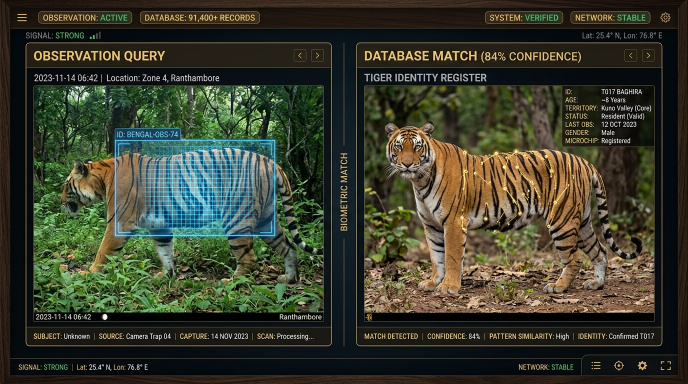
#> input picture assets/tiger_biometric_review_comparison.jpg, 1376 x 768 px (shown at 1/2 size)
$ python -i species_classifier.py   (imports and definitions only)
#> lines starting #> are read from the running program, lines starting #| are printed output that depends on the picture; after the words box and inside, x2 and y2 are one past the last pixel; in counts of white or black regions, pixels touching at a corner belong together
"""Species and tiger classifier.

Accurately distinguishes between Tigers (Panthera tigris), specific wildlife/fauna
(Elephants, Leopards, Bears, Zebras, Deer/Ungulates, Canids, etc.),
humans/observers, vehicles, and empty/blank vegetation backgrounds.

Includes:
- EXIF orientation correction
- Local patch-based tawny fur & stripe texture detection
- COCO bounding-box region analysis (mapping feline/zebra/quadrupeds to tiger)
- Semantic keyword awareness
- Resilient non-tiger species quarantine
- **Dedicated visual analyzers** for Spotted Deer and Sloth Bears (Pench-specific)
- **Fine-tuned Pench species detector** when available
"""
from dataclasses import dataclass
from pathlib import Path
from typing import Optional, Dict, Any, List
import logging
from PIL import Image, ImageOps
import numpy as np

logger = logging.getLogger(__name__)


# Standard animal species catalogue metadata
KNOWN_SPECIES = {
    "elephant": {
        "category": "ELEPHANT",
        "name": "Asian Elephant (Elephas maximus)",
        "is_tiger": False,
        "detail": "Asian Elephant detected. Morphological characteristics confirm elephant anatomy. Quarantined as non-tiger wildlife."
    },
    "zebra": {
        "category": "ZEBRA",
        "name": "Plains Zebra (Equus quagga)",
        "is_tiger": False,
        "detail": "Zebra detected with natural black-and-white stripe patterns. Quarantined as non-tiger wildlife."
    },
    "bear": {
        "category": "SLOTH_BEAR",
        "name": "Sloth Bear (Melursus ursinus)",
        "is_tiger": False,
        "detail": "Sloth Bear detected in habitat. Quarantined as non-tiger wildlife."
    },
    "giraffe": {
        "category": "GIRAFFE",
        "name": "Giraffe (Giraffa camelopardalis)",
        "is_tiger": False,
        "detail": "Giraffe detected. Quarantined as non-tiger wildlife."
    },
    "leopard": {
        "category": "OTHER_ANIMAL",
        "name": "Indian Leopard (Panthera pardus)",
        "is_tiger": False,
        "detail": "Spotted Leopard detected (rosette coat pattern). Quarantined as non-tiger feline."
    },
    "deer": {
        "category": "SPOTTED_DEER",
        "name": "Spotted Deer / Chital (Axis axis)",
        "is_tiger": False,
        "detail": "Spotted Deer / Herbivore detected in territory. Quarantined as prey species."
    },
    "cow": {
        "category": "OTHER_ANIMAL",
        "name": "Indian Gaur / Wild Cattle (Bos gaurus)",
        "is_tiger": False,
        "detail": "Wild cattle / Gaur detected. Quarantined as non-tiger wildlife."
    },
    "sheep": {
        "category": "OTHER_ANIMAL",
        "name": "Blue Sheep / Bharal (Pseudois nayaur)",
        "is_tiger": False,
        "detail": "Ungulate / Sheep detected. Quarantined as non-tiger wildlife."
    },
    "horse": {
        "category": "OTHER_ANIMAL",
        "name": "Wild Horse / Equid (Equus)",
        "is_tiger": False,
        "detail": "Equid detected. Quarantined as non-tiger wildlife."
    },
    "dog": {
        "category": "OTHER_ANIMAL",
        "name": "Wild Dog / Dhole (Cuon alpinus)",
        "is_tiger": False,
        "detail": "Canid / Dhole pack member detected. Quarantined as non-tiger wildlife."
    },
    "bird": {
        "category": "OTHER_ANIMAL",
        "name": "Avian Fauna / Bird",
        "is_tiger": False,
        "detail": "Avian species detected. Quarantined as non-tiger wildlife."
    },
}


@dataclass
class SpeciesClassificationResult:
    is_tiger: bool
    category: str          # TIGER, ELEPHANT, ZEBRA, SLOTH_BEAR, SPOTTED_DEER, OTHER_ANIMAL, HUMAN, VEHICLE, BLANK
    species_name: str      # e.g., "Bengal Tiger (Panthera tigris)", "Asian Elephant (Elephas maximus)"
    confidence: float      # 0.0 to 1.0
    bbox: Optional[list[float]] = None
    all_detections: Optional[list[dict]] = None
    detail: Optional[str] = None


class SpeciesClassifier:
    """Classifies camera-trap imagery into Tiger vs Specific Non-Tiger Species with high precision.

    Enhanced with dedicated visual analyzers for Spotted Deer (Axis axis)
    and Sloth Bear (Melursus ursinus) — the two most common non-tiger species
    in Pench Tiger Reserve that cause misclassification with generic COCO models.
    """

    def __init__(self):
        self._yolo_model = None
        self._pench_model = None
        self._deer_analyzer = None
        self._bear_analyzer = None
        self._initialized = False

    def _find_model_file(self) -> Optional[Path]:
        """Look for local yolov8n weights across possible project paths."""
        candidates = [
            Path("/srv/yolov8n.pt"),
            Path("/srv/apps/api/yolov8n.pt"),
            Path(__file__).resolve().parent / "yolov8n.pt",
            Path(__file__).resolve().parents[1] / "yolov8n.pt",
            Path(__file__).resolve().parents[2] / "yolov8n.pt",
            Path(__file__).resolve().parents[2] / "apps" / "api" / "yolov8n.pt",
            Path.cwd() / "yolov8n.pt",
            Path.cwd() / "apps" / "api" / "yolov8n.pt",
        ]
        for c in candidates:
            if c.exists() and c.is_file():
                return c
        return None

    # [12 lines left out: function _find_pench_model, not called in this run]

    def _ensure_models(self):
        if self._initialized:
            return
        self._initialized = True

        try:
            from ultralytics import YOLO
            model_path = self._find_model_file()
            if model_path:
                self._yolo_model = YOLO(str(model_path))
                logger.info(f"YOLO model loaded from {model_path} for species detection.")
            else:
                self._yolo_model = YOLO("yolov8n.pt")
                logger.info("YOLO model loaded by name for species detection.")
        except Exception as e:
            logger.warning(f"Ultralytics YOLO model initialization note: {e}")

        # Load fine-tuned Pench species detector if available
        try:
            pench_path = self._find_pench_model()
            if pench_path:
                from ultralytics import YOLO
                self._pench_model = YOLO(str(pench_path))
                logger.info(f"Pench species detector loaded from {pench_path}.")
        except Exception as e:
            logger.info(f"Pench species detector not available (optional): {e}")

        # Initialize visual analyzers for spotted deer and sloth bear
        try:
            from ml.triage.spotted_deer_analyzer import SpottedDeerAnalyzer
            self._deer_analyzer = SpottedDeerAnalyzer()
            logger.info("Spotted Deer visual analyzer initialized.")
        except ImportError:
            logger.info("Spotted Deer analyzer not available (will use color heuristics).")

        try:
            from ml.triage.sloth_bear_analyzer import SlothBearAnalyzer
            self._bear_analyzer = SlothBearAnalyzer()
            logger.info("Sloth Bear visual analyzer initialized.")
        except ImportError:
            logger.info("Sloth Bear analyzer not available (will use color heuristics).")

    def _run_pench_detector(self, image_path: Path) -> Optional[dict]:
        """Run the fine-tuned Pench species detector and return best species detection."""
        if not self._pench_model:
            return None
        try:
            results = self._pench_model(str(image_path), conf=0.30, verbose=False)
            # Pench model classes: 0=tiger, 1=spotted_deer, 2=sloth_bear, 3=leopard, 4=other_animal
            pench_classes = {0: "tiger", 1: "spotted_deer", 2: "sloth_bear", 3: "leopard", 4: "other_animal"}
            best_det = None
            for r in results:
                for box in r.boxes:
                    cls_id = int(box.cls[0])
                    conf = float(box.conf[0])
                    cls_name = pench_classes.get(cls_id, "unknown")
                    xyxy = box.xyxy[0].tolist() if hasattr(box.xyxy[0], "tolist") else list(box.xyxy[0])
                    if best_det is None or conf > best_det["confidence"]:
                        best_det = {"class_name": cls_name, "confidence": conf, "bbox": xyxy}
            return best_det
        except Exception as e:
            logger.warning(f"Pench detector inference failed: {e}")
            return None

    def _analyze_spotted_deer(self, image_path: Path, arr: np.ndarray, has_tiger_palette: bool = False) -> tuple[bool, float]:
        """Run spotted deer visual analysis. Returns (is_deer, confidence)."""
        if has_tiger_palette:
            return False, 0.0

        # Try dedicated analyzer first
        if self._deer_analyzer:
            try:
                result = self._deer_analyzer.analyze(image_path)
                return result.is_likely_deer, result.confidence
            except Exception as e:
                logger.debug(f"Deer analyzer error, falling back to heuristics: {e}")

        # Fallback: inline heuristic analysis for spotted deer
        r, g, b = arr[:, :, 0], arr[:, :, 1], arr[:, :, 2]

        # Fawn/tawny-brown body color (distinctly different from tiger orange — less saturated, more brown)
        fawn_mask = (
            (r > 140) & (r < 230) &
            (g > 100) & (g < 185) &
            (b > 50) & (b < 140) &
            ((r - b) > 30) &          # Warm but not as extreme as tiger
            ((r - g) < 60) &           # Brown tones have smaller R-G gap than tiger orange
            (g > b)                    # Green channel > blue for brown tones
        )
        fawn_ratio = float(np.mean(fawn_mask))

        # White spots on brown body — THE defining feature of chital
        # Look for scattered small bright regions within overall brown context
        bright_mask = (r > 200) & (g > 200) & (b > 190)
        bright_ratio = float(np.mean(bright_mask))

        # Spots should be small and scattered, not large uniform patches
        # In a 128x128 thumbnail, spots appear as isolated bright pixels within brown regions
        if bright_ratio > 0.005 and bright_ratio < 0.25:
            # Check local contrast: bright spots surrounded by brown
            from scipy.ndimage import uniform_filter
            try:
                gray = np.mean(arr, axis=2)
                local_mean = uniform_filter(gray, size=9)
                local_contrast = np.abs(gray - local_mean)
                spot_contrast = float(np.mean(local_contrast[bright_mask[:bright_mask.shape[0], :bright_mask.shape[1]]])) if np.any(bright_mask) else 0
            except (ImportError, Exception):
                # scipy not available, use simpler estimate
                spot_contrast = bright_ratio * 80  # rough proxy
        else:
            spot_contrast = 0

        # Stripe absence — deer do NOT have dark stripes (key anti-tiger check)
        dark_stripe_mask = (r < 75) & (g < 75) & (b < 75)
        stripe_ratio = float(np.mean(dark_stripe_mask))
        no_stripe_score = max(0, 1.0 - stripe_ratio * 8)  # High score when few dark regions

        # Deer confidence scoring
        deer_score = 0.0
        if fawn_ratio > 0.08:
            deer_score += 0.35 * min(fawn_ratio / 0.20, 1.0)
        if bright_ratio > 0.005 and bright_ratio < 0.25:
            deer_score += 0.35 * min(bright_ratio / 0.05, 1.0)
        if spot_contrast > 10:
            deer_score += 0.15
        deer_score += 0.15 * no_stripe_score

        return deer_score > 0.45, deer_score

    def _analyze_sloth_bear(self, image_path: Path, arr: np.ndarray, has_tiger_palette: bool = False, tiger_warm_ratio: float = 0.0) -> tuple[bool, float]:
        """Run sloth bear visual analysis. Returns (is_bear, confidence)."""
        if has_tiger_palette or tiger_warm_ratio > 0.08:
            return False, 0.0

        # Try dedicated analyzer first
        if self._bear_analyzer:
            try:
                result = self._bear_analyzer.analyze(image_path)
                return result.is_likely_bear, result.confidence
            except Exception as e:
                logger.debug(f"Bear analyzer error, falling back to heuristics: {e}")

        # Fallback: inline heuristic analysis for sloth bear
        r, g, b = arr[:, :, 0], arr[:, :, 1], arr[:, :, 2]
        gray = np.mean(arr, axis=2)

        # Check if image is grayscale IR (night camera trap)
        color_variance = float(np.std(r.astype(float) - g.astype(float)) + np.std(g.astype(float) - b.astype(float)))
        is_ir = color_variance < 15

        # Anti-tiger check
        tiger_warm = (r > 90) & (g > 40) & (g < 200) & (b < 150) & ((r - b) > 20) & (r > g)
        tw_ratio = float(np.mean(tiger_warm))
        dark_stripe_mask = (r < 75) & (g < 75) & (b < 75)
        stripe_ratio = float(np.mean(dark_stripe_mask))

        if (tw_ratio > 0.05 and stripe_ratio > 0.02) or tw_ratio > 0.12 or has_tiger_palette:
            return False, 0.0

        no_tiger = max(0.0, 1.0 - (tw_ratio * 8.0))

        # Very dark fur — sloth bears are predominantly black (exclude green foliage)
        if is_ir:
            dark_mask = gray < 80
        else:
            foliage_mask = (g > (r * 1.15)) & (g > (b * 1.15)) & (g > 35)
            dark_mask = (r < 75) & (g < 75) & (b < 75) & (~foliage_mask)
        dark_ratio = float(np.mean(dark_mask))

        if dark_ratio < 0.20:
            return False, 0.0

        # White/cream V-shaped chest marking — bright patch in upper-center of dark body
        h, w = arr.shape[:2]
        chest_region = arr[int(h * 0.25):int(h * 0.65), int(w * 0.25):int(w * 0.75)]
        if is_ir:
            chest_bright = np.mean(chest_region) > 90
            chest_score = float(np.mean(np.mean(chest_region, axis=2) > 110)) * 2.0 if chest_bright else 0.0
        else:
            chest_bright_mask = (chest_region[:, :, 0] > 160) & (chest_region[:, :, 1] > 150) & (chest_region[:, :, 2] > 120) & (abs(chest_region[:, :, 0] - chest_region[:, :, 1]) < 50)
            bright_ratio = float(np.mean(chest_bright_mask))
            chest_score = min(1.0, bright_ratio * 3.33) if 0.02 < bright_ratio < 0.35 else 0.0

        # Shaggy fur texture — higher edge density
        texture_score = 0.5
        try:
            from PIL import ImageFilter
            with Image.open(image_path) as img:
                img_gray = img.convert("L").resize((128, 128))
                edges = img_gray.filter(ImageFilter.FIND_EDGES)
                edge_arr = np.array(edges, dtype=np.float32)
                texture_score = min(1.0, float(np.mean(edge_arr > 50)) * 2.0)
        except Exception:
            pass

        if is_ir:
            conf = min(1.0, ((dark_ratio / 0.40) * 0.80 + (chest_score * 0.20)) * no_tiger)
        else:
            base_score = (min(1.0, dark_ratio / 0.45) * 0.55) + (chest_score * 0.30) + (texture_score * 0.15)
            conf = min(1.0, base_score * no_tiger)

        return bool(conf > 0.50 and no_tiger > 0.3), conf

    def classify(self, image_path: str | Path) -> SpeciesClassificationResult:
        """Classify an image into Tiger vs Non-Tiger with anatomical & morphological priority."""
        self._ensure_models()
#> (the call stopped at in _ensure_models, `self._yolo_model = YOLO("yolov8n.pt")`: ultralytics is not available in this run)
        path = Path(image_path)
        if not path.exists():
            return SpeciesClassificationResult(
                is_tiger=False,
                category="BLANK",
                species_name="Missing Image",
                confidence=0.0,
                detail=f"File not found: {path}"
            )

        fn_lower = path.name.lower()

        # Filename hints
        is_named_elephant = any(k in fn_lower for k in ["elephant", "hathi", "gajraj", "elephas", "tusker", "trunk"])
        is_named_tiger = any(k in fn_lower for k in [
            "tiger", "baghira", "sheru", "tara", "naina", "shadow",
            "t017", "t008", "t021", "t032", "t045", "flank", "sample_tiger", "panthera tigris", "bengal"
        ])
        is_named_leopard = any(k in fn_lower for k in ["leopard", "tendua", "pardus", "panther"])
        is_named_bear = any(k in fn_lower for k in ["bear", "sloth", "bhaloo", "ursus", "melursus", "bhalu"])
        is_named_zebra = any(k in fn_lower for k in ["zebra", "equus"])
        is_named_deer = any(k in fn_lower for k in ["deer", "chital", "sambar", "antelope", "blackbuck", "gaur", "herbivore", "ungulate", "axis", "hiran", "cheetal"])
        is_named_dog = any(k in fn_lower for k in ["dhole", "wild_dog", "canid", "cuon", "jackal", "wolf"])
        is_named_person = any(k in fn_lower for k in ["person", "human", "ranger", "guard", "observer", "tourist", "selfie", "man", "woman"])
        is_named_blank = any(k in fn_lower for k in ["blank", "empty", "foliage", "vegetation", "background", "tree", "leaf", "leaves"])
        is_named_vehicle = any(k in fn_lower for k in ["vehicle", "car", "jeep", "truck", "gypsy", "bike", "motorcycle"])

        img_w, img_h = 600, 400
        has_tiger_palette = False
        visual_category = None
        visual_confidence = 0.0
        tiger_warm_ratio = 0.0
        stripe_ratio = 0.0
        skin_ratio = 0.0
        foliage_ratio = 0.0
        max_patch_tiger_warm = 0.0
        analysis_arr = None  # Saved for deer/bear visual analyzers

        # Visual color/texture analysis using PIL & NumPy
        try:
            with Image.open(path) as raw_img:
                # Transpose EXIF orientation for rotated mobile phone captures
#> raw_img is the input picture: PIL image 1376x768 RGB; mean R, G, B 57.8, 60.6, 45.4
                img = ImageOps.exif_transpose(raw_img)
                img_rgb = img.convert("RGB")
                img_w, img_h = img_rgb.size

                thumb = img_rgb.resize((128, 128))
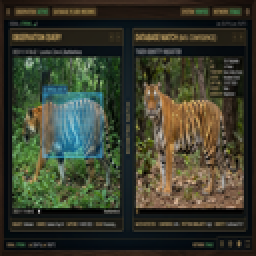
#> thumb: PIL image 128x128 RGB (shown 2 times larger); mean R, G, B 57.8, 60.7, 45.4
                arr = np.array(thumb, dtype=np.float32)
                analysis_arr = arr  # Save for deer/bear analysis
                r, g, b = arr[:, :, 0], arr[:, :, 1], arr[:, :, 2]
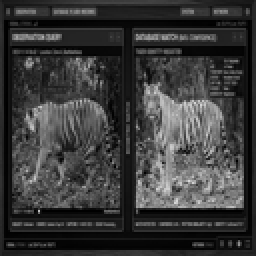
#> r: shape (128, 128) float32 (shown 2 times larger); min 0, max 218, mean 57.8
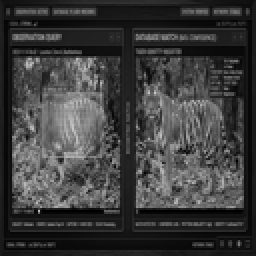
#> g: shape (128, 128) float32 (shown 2 times larger); min 0, max 200, mean 60.7
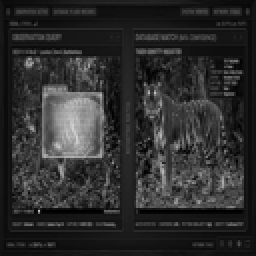
#> b: shape (128, 128) float32 (shown 2 times larger); min 0, max 210, mean 45.4

                # Tiger tawny/orange tones vs dark stripes
                tiger_warm_mask = (r > 100) & (g > 40) & (g < 195) & (b < 145) & ((r - b) > 25) & (r > g)
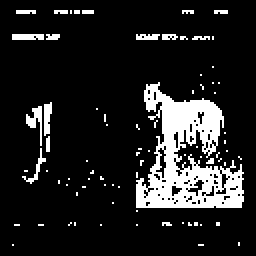
#> tiger_warm_mask: shape (128, 128) bool (shown 2 times larger); 13.4% white; 78 white regions (72 under 20 px), largest, box (x1, y1, x2, y2) and area: (68, 41, 122, 104) 1694, (13, 53, 21, 73) 65, (22, 51, 26, 68) 51, (6, 17, 22, 20) 46, (11, 74, 23, 92) 41, (68, 17, 80, 20) 30
                foliage_mask = (g > (r * 1.15)) & (g > (b * 1.15)) & (g > 35)
#> foliage_mask: shape (128, 128) bool; 16.5% white; 59 white regions (54 under 20 px), largest, box (x1, y1, x2, y2) and area: (6, 28, 61, 105) 2063, (47, 64, 61, 92) 177, (32, 79, 44, 92) 115, (85, 29, 90, 44) 45, (67, 50, 72, 58) 20
                dark_stripe_mask = (r < 75) & (g < 75) & (b < 75) & (~foliage_mask)
#> dark_stripe_mask: shape (128, 128) bool; 55.4% white; 93 black regions (82 under 20 px), largest, box (x1, y1, x2, y2) and area: (6, 28, 61, 106) 3813, (67, 28, 122, 104) 2704, (6, 17, 31, 21) 74
#> (the rest of the program and of its run is left out)
